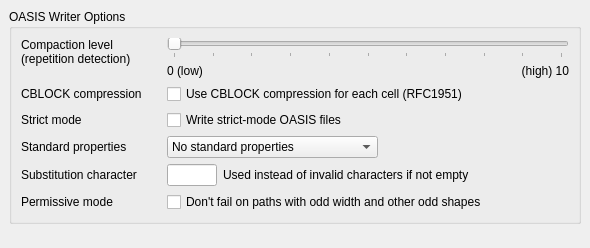
<?xml version="1.0" encoding="UTF-8"?>
<ui version="4.0">
 <class>OASISWriterOptionPage</class>
 <widget class="QWidget" name="OASISWriterOptionPage">
  <property name="geometry">
   <rect>
    <x>0</x>
    <y>0</y>
    <width>590</width>
    <height>248</height>
   </rect>
  </property>
  <property name="windowTitle">
   <string>Form</string>
  </property>
  <layout class="QVBoxLayout">
   <property name="spacing">
    <number>6</number>
   </property>
   <property name="leftMargin">
    <number>9</number>
   </property>
   <property name="topMargin">
    <number>9</number>
   </property>
   <property name="rightMargin">
    <number>9</number>
   </property>
   <property name="bottomMargin">
    <number>9</number>
   </property>
   <item>
    <widget class="QGroupBox" name="groupBox">
     <property name="title">
      <string>OASIS Writer Options</string>
     </property>
     <layout class="QVBoxLayout">
      <property name="spacing">
       <number>6</number>
      </property>
      <property name="leftMargin">
       <number>9</number>
      </property>
      <property name="topMargin">
       <number>9</number>
      </property>
      <property name="rightMargin">
       <number>9</number>
      </property>
      <property name="bottomMargin">
       <number>9</number>
      </property>
      <item>
       <widget class="QFrame" name="frame">
        <property name="frameShape">
         <enum>QFrame::NoFrame</enum>
        </property>
        <property name="frameShadow">
         <enum>QFrame::Raised</enum>
        </property>
        <layout class="QGridLayout">
         <property name="leftMargin">
          <number>0</number>
         </property>
         <property name="topMargin">
          <number>0</number>
         </property>
         <property name="rightMargin">
          <number>0</number>
         </property>
         <property name="bottomMargin">
          <number>0</number>
         </property>
         <property name="spacing">
          <number>6</number>
         </property>
         <item row="4" column="2" colspan="3">
          <widget class="QComboBox" name="std_prop_mode">
           <property name="sizePolicy">
            <sizepolicy hsizetype="Fixed" vsizetype="Fixed">
             <horstretch>0</horstretch>
             <verstretch>0</verstretch>
            </sizepolicy>
           </property>
           <item>
            <property name="text">
             <string>No standard properties</string>
            </property>
           </item>
           <item>
            <property name="text">
             <string>Global standard properties</string>
            </property>
           </item>
           <item>
            <property name="text">
             <string>Global + per-cell bounding boxes</string>
            </property>
           </item>
          </widget>
         </item>
         <item row="3" column="2" colspan="3">
          <widget class="QCheckBox" name="strict_mode">
           <property name="text">
            <string>Write strict-mode OASIS files</string>
           </property>
          </widget>
         </item>
         <item row="3" column="0">
          <widget class="QLabel" name="label_6">
           <property name="text">
            <string>Strict mode</string>
           </property>
          </widget>
         </item>
         <item row="5" column="2" colspan="3">
          <widget class="QFrame" name="frame_2">
           <property name="frameShape">
            <enum>QFrame::NoFrame</enum>
           </property>
           <property name="frameShadow">
            <enum>QFrame::Raised</enum>
           </property>
           <layout class="QHBoxLayout">
            <property name="spacing">
             <number>6</number>
            </property>
            <property name="leftMargin">
             <number>0</number>
            </property>
            <property name="topMargin">
             <number>0</number>
            </property>
            <property name="rightMargin">
             <number>0</number>
            </property>
            <property name="bottomMargin">
             <number>0</number>
            </property>
            <item>
             <widget class="QLineEdit" name="subst_char">
              <property name="sizePolicy">
               <sizepolicy hsizetype="Minimum" vsizetype="Fixed">
                <horstretch>0</horstretch>
                <verstretch>0</verstretch>
               </sizepolicy>
              </property>
              <property name="maximumSize">
               <size>
                <width>50</width>
                <height>16777215</height>
               </size>
              </property>
             </widget>
            </item>
            <item>
             <widget class="QLabel" name="label_8">
              <property name="sizePolicy">
               <sizepolicy hsizetype="Expanding" vsizetype="Preferred">
                <horstretch>0</horstretch>
                <verstretch>0</verstretch>
               </sizepolicy>
              </property>
              <property name="text">
               <string>Used instead of invalid characters if not empty</string>
              </property>
             </widget>
            </item>
           </layout>
          </widget>
         </item>
         <item row="4" column="0">
          <widget class="QLabel" name="label_9">
           <property name="text">
            <string>Standard properties</string>
           </property>
          </widget>
         </item>
         <item row="5" column="0">
          <widget class="QLabel" name="label_7">
           <property name="text">
            <string>Substitution character</string>
           </property>
          </widget>
         </item>
         <item row="0" column="1">
          <spacer>
           <property name="orientation">
            <enum>Qt::Horizontal</enum>
           </property>
           <property name="sizeType">
            <enum>QSizePolicy::Fixed</enum>
           </property>
           <property name="sizeHint" stdset="0">
            <size>
             <width>10</width>
             <height>20</height>
            </size>
           </property>
          </spacer>
         </item>
         <item row="1" column="2">
          <widget class="QLabel" name="label_3">
           <property name="sizePolicy">
            <sizepolicy hsizetype="Minimum" vsizetype="Preferred">
             <horstretch>0</horstretch>
             <verstretch>0</verstretch>
            </sizepolicy>
           </property>
           <property name="text">
            <string>0 (low)</string>
           </property>
          </widget>
         </item>
         <item row="0" column="2" colspan="3">
          <widget class="QSlider" name="compression_slider">
           <property name="sizePolicy">
            <sizepolicy hsizetype="Preferred" vsizetype="Fixed">
             <horstretch>0</horstretch>
             <verstretch>0</verstretch>
            </sizepolicy>
           </property>
           <property name="maximum">
            <number>10</number>
           </property>
           <property name="pageStep">
            <number>1</number>
           </property>
           <property name="orientation">
            <enum>Qt::Horizontal</enum>
           </property>
           <property name="tickPosition">
            <enum>QSlider::TicksBelow</enum>
           </property>
          </widget>
         </item>
         <item row="1" column="3">
          <widget class="QLabel" name="label_2">
           <property name="text">
            <string/>
           </property>
          </widget>
         </item>
         <item row="2" column="0">
          <widget class="QLabel" name="label_5">
           <property name="text">
            <string>CBLOCK compression</string>
           </property>
          </widget>
         </item>
         <item row="0" column="0" rowspan="2">
          <widget class="QLabel" name="label">
           <property name="sizePolicy">
            <sizepolicy hsizetype="Preferred" vsizetype="Preferred">
             <horstretch>0</horstretch>
             <verstretch>0</verstretch>
            </sizepolicy>
           </property>
           <property name="text">
            <string>Compaction level
(repetition detection)</string>
           </property>
           <property name="alignment">
            <set>Qt::AlignLeading|Qt::AlignLeft|Qt::AlignTop</set>
           </property>
          </widget>
         </item>
         <item row="2" column="2" colspan="3">
          <widget class="QCheckBox" name="write_cblocks">
           <property name="text">
            <string>Use CBLOCK compression for each cell (RFC1951)</string>
           </property>
          </widget>
         </item>
         <item row="1" column="4">
          <widget class="QLabel" name="label_4">
           <property name="sizePolicy">
            <sizepolicy hsizetype="Minimum" vsizetype="Preferred">
             <horstretch>0</horstretch>
             <verstretch>0</verstretch>
            </sizepolicy>
           </property>
           <property name="text">
            <string>(high) 10</string>
           </property>
           <property name="alignment">
            <set>Qt::AlignRight|Qt::AlignTrailing|Qt::AlignVCenter</set>
           </property>
          </widget>
         </item>
         <item row="6" column="2" colspan="3">
          <widget class="QCheckBox" name="permissive">
           <property name="text">
            <string>Don't fail on paths with odd width and other odd shapes</string>
           </property>
          </widget>
         </item>
         <item row="6" column="0">
          <widget class="QLabel" name="label_10">
           <property name="text">
            <string>Permissive mode</string>
           </property>
          </widget>
         </item>
        </layout>
       </widget>
      </item>
     </layout>
    </widget>
   </item>
   <item>
    <spacer>
     <property name="orientation">
      <enum>Qt::Vertical</enum>
     </property>
     <property name="sizeHint" stdset="0">
      <size>
       <width>524</width>
       <height>51</height>
      </size>
     </property>
    </spacer>
   </item>
  </layout>
 </widget>
 <tabstops>
  <tabstop>compression_slider</tabstop>
  <tabstop>write_cblocks</tabstop>
  <tabstop>strict_mode</tabstop>
  <tabstop>subst_char</tabstop>
 </tabstops>
 <resources/>
 <connections/>
</ui>
